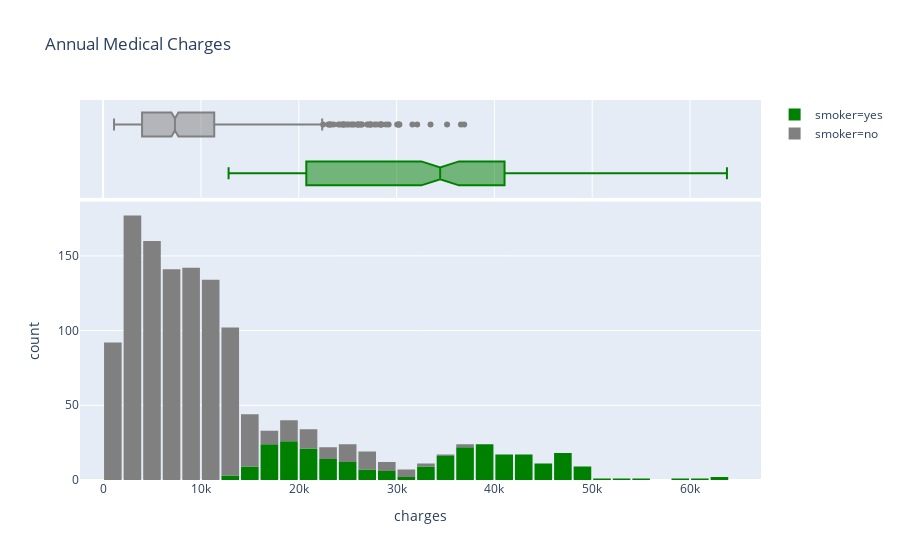

Notebook cell for this chart:
### Code cell
fig = px.histogram(
    medical_df,
    x="charges",
    marginal="box",
    color="smoker",
    color_discrete_sequence=["green", "grey"],
    title="Annual Medical Charges",
)
fig.update_layout(bargap=0.1)
fig.show()

### Figure 1 — Plotly figure (JSON) as saved in the notebook; plotly's stock layout.template omitted (floating-point values rounded to 4 significant figures; data arrays with more than 128 entries replaced by an {"elided": "..."} marker saying what was removed)
{"data": [{"alignmentgroup": "True", "bingroup": "x", "hoverlabel": {"namelength": 0}, "hovertemplate": "smoker=yes<br>charges=%{x}<br>count=%{y}", "legendgroup": "smoker=yes", "marker": {"color": "green"}, "name": "smoker=yes", "offsetgroup": "smoker=yes", "orientation": "v", "showlegend": true, "type": "histogram", "x": {"elided": "274 float values"}, "xaxis": "x", "yaxis": "y"}, {"alignmentgroup": "True", "hoverlabel": {"namelength": 0}, "hovertemplate": "smoker=yes<br>charges=%{x}", "legendgroup": "smoker=yes", "marker": {"color": "green"}, "name": "smoker=yes", "notched": true, "offsetgroup": "smoker=yes", "showlegend": false, "type": "box", "x": {"elided": "274 float values"}, "xaxis": "x2", "yaxis": "y2"}, {"alignmentgroup": "True", "bingroup": "x", "hoverlabel": {"namelength": 0}, "hovertemplate": "smoker=no<br>charges=%{x}<br>count=%{y}", "legendgroup": "smoker=no", "marker": {"color": "grey"}, "name": "smoker=no", "offsetgroup": "smoker=no", "orientation": "v", "showlegend": true, "type": "histogram", "x": {"elided": "1064 float values"}, "xaxis": "x", "yaxis": "y"}, {"alignmentgroup": "True", "hoverlabel": {"namelength": 0}, "hovertemplate": "smoker=no<br>charges=%{x}", "legendgroup": "smoker=no", "marker": {"color": "grey"}, "name": "smoker=no", "notched": true, "offsetgroup": "smoker=no", "showlegend": false, "type": "box", "x": {"elided": "1064 float values"}, "xaxis": "x2", "yaxis": "y2"}], "layout": {"bargap": 0.1, "barmode": "relative", "legend": {"tracegroupgap": 0}, "title": {"text": "Annual Medical Charges"}, "xaxis": {"anchor": "y", "domain": [0, 1], "title": {"text": "charges"}}, "xaxis2": {"anchor": "y2", "domain": [0, 1], "matches": "x", "showgrid": true, "showticklabels": false}, "yaxis": {"anchor": "x", "domain": [0, 0.7326], "title": {"text": "count"}}, "yaxis2": {"anchor": "x2", "domain": [0.7426, 1], "matches": "y2", "showgrid": false, "showline": false, "showticklabels": false, "ticks": ""}}}
